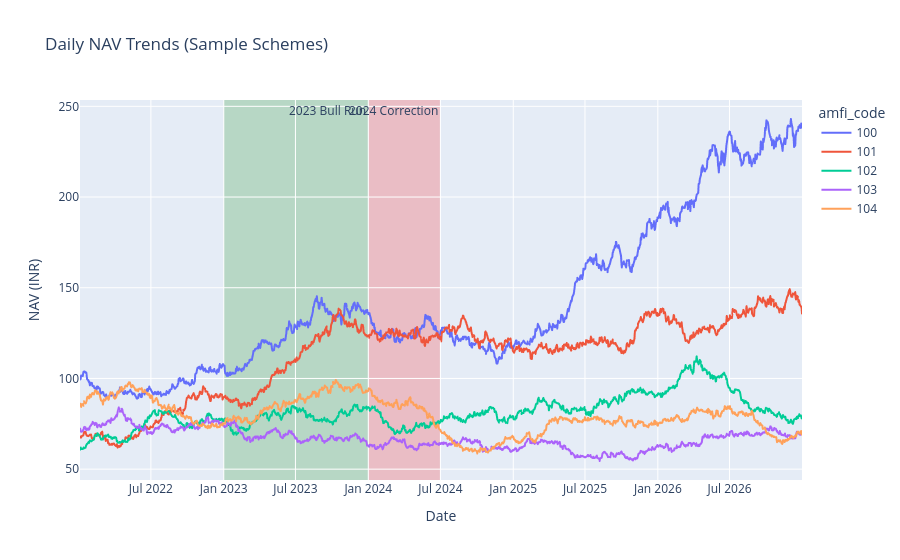

Here is the notebook cell this chart was saved with:
### Code cell
# 1. NAV Trend Analysis (2022-2026)
import plotly.express as px
import pandas as pd

# Changed 'nav_history' to 'nav' to match your loaded variable name
sample_codes = nav['amfi_code'].unique()[:5]
nav_subset = nav[nav['amfi_code'].isin(sample_codes)]

fig = px.line(nav_subset, x='date', y='nav', color='amfi_code', 
              title='Daily NAV Trends (Sample Schemes)',
              labels={'nav': 'NAV (INR)', 'date': 'Date'})

fig.add_vrect(x0="2023-01-01", x1="2023-12-31", fillcolor="green", opacity=0.2, layer="below", line_width=0, annotation_text="2023 Bull Run")
fig.add_vrect(x0="2024-01-01", x1="2024-06-30", fillcolor="red", opacity=0.2, layer="below", line_width=0, annotation_text="2024 Correction")
fig.show()

### Figure 1 — Plotly figure (JSON) as saved in the notebook; plotly's stock layout.template omitted (floating-point values rounded to 4 significant figures; data arrays with more than 128 entries replaced by an {"elided": "..."} marker saying what was removed)
{"data": [{"hovertemplate": "amfi_code=100<br>Date=%{x}<br>NAV (INR)=%{y}<extra></extra>", "legendgroup": "100", "line": {"color": "#636efa", "dash": "solid"}, "marker": {"symbol": "circle"}, "mode": "lines", "name": "100", "showlegend": true, "type": "scattergl", "x": {"elided": "1304 str values"}, "xaxis": "x", "y": {"elided": "1304 float values"}, "yaxis": "y"}, {"hovertemplate": "amfi_code=101<br>Date=%{x}<br>NAV (INR)=%{y}<extra></extra>", "legendgroup": "101", "line": {"color": "#EF553B", "dash": "solid"}, "marker": {"symbol": "circle"}, "mode": "lines", "name": "101", "showlegend": true, "type": "scattergl", "x": {"elided": "1304 str values"}, "xaxis": "x", "y": {"elided": "1304 float values"}, "yaxis": "y"}, {"hovertemplate": "amfi_code=102<br>Date=%{x}<br>NAV (INR)=%{y}<extra></extra>", "legendgroup": "102", "line": {"color": "#00cc96", "dash": "solid"}, "marker": {"symbol": "circle"}, "mode": "lines", "name": "102", "showlegend": true, "type": "scattergl", "x": {"elided": "1304 str values"}, "xaxis": "x", "y": {"elided": "1304 float values"}, "yaxis": "y"}, {"hovertemplate": "amfi_code=103<br>Date=%{x}<br>NAV (INR)=%{y}<extra></extra>", "legendgroup": "103", "line": {"color": "#ab63fa", "dash": "solid"}, "marker": {"symbol": "circle"}, "mode": "lines", "name": "103", "showlegend": true, "type": "scattergl", "x": {"elided": "1304 str values"}, "xaxis": "x", "y": {"elided": "1304 float values"}, "yaxis": "y"}, {"hovertemplate": "amfi_code=104<br>Date=%{x}<br>NAV (INR)=%{y}<extra></extra>", "legendgroup": "104", "line": {"color": "#FFA15A", "dash": "solid"}, "marker": {"symbol": "circle"}, "mode": "lines", "name": "104", "showlegend": true, "type": "scattergl", "x": {"elided": "1304 str values"}, "xaxis": "x", "y": {"elided": "1304 float values"}, "yaxis": "y"}], "layout": {"annotations": [{"showarrow": false, "text": "2023 Bull Run", "x": "2023-12-31", "xanchor": "right", "xref": "x", "y": 1, "yanchor": "top", "yref": "y domain"}, {"showarrow": false, "text": "2024 Correction", "x": "2024-06-30", "xanchor": "right", "xref": "x", "y": 1, "yanchor": "top", "yref": "y domain"}], "legend": {"title": {"text": "amfi_code"}, "tracegroupgap": 0}, "shapes": [{"fillcolor": "green", "layer": "below", "line": {"width": 0}, "opacity": 0.2, "type": "rect", "x0": "2023-01-01", "x1": "2023-12-31", "xref": "x", "y0": 0, "y1": 1, "yref": "y domain"}, {"fillcolor": "red", "layer": "below", "line": {"width": 0}, "opacity": 0.2, "type": "rect", "x0": "2024-01-01", "x1": "2024-06-30", "xref": "x", "y0": 0, "y1": 1, "yref": "y domain"}], "title": {"text": "Daily NAV Trends (Sample Schemes)"}, "xaxis": {"anchor": "y", "domain": [0, 1], "title": {"text": "Date"}}, "yaxis": {"anchor": "x", "domain": [0, 1], "title": {"text": "NAV (INR)"}}}}
